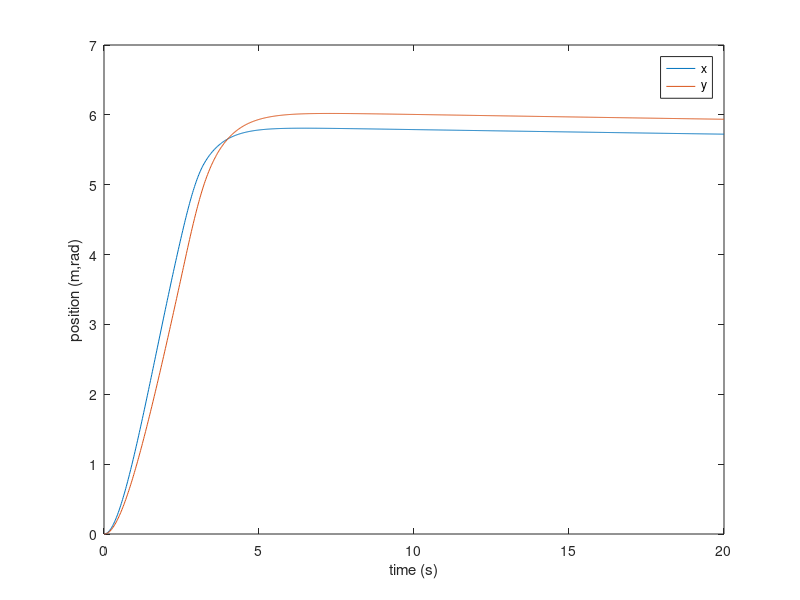

Reproduce this figure in MATLAB.
%% Question 3
% % 
clc
clear all

dt=0.02;
t_final=20;
t=0:dt:t_final;

n=3; %num states
m=3;%num measurements

rR=0.195; %COM to wheel distance
M=3.4; %mass of the robot
IR=0.056282655290730/255; %robot moment of inertia

A=[-1.391610614393775 0 0; 0 -1.238717062996583 0; 0 0 -12.0207583];
B=[-2.388489077178453e-02/M 0 2.388489077178453e-02/M 0;
    0 1.748276576052384e-02/M 0 -1.748276576052384e-02/M;
    rR/IR rR/IR rR/IR rR/IR];
C=eye(3);

x=zeros(n,length(t));
xdot=zeros(n,length(t));
xddot=zeros(n,length(t));
z=zeros(n,length(t));

Kp=[-200,0,50;0,200,50;200,0,50;0,-200,50]; % THESE BETTER HAVE NEGATIVE EIGSSSS
Kd=[0,0,0;0,0,0;0,0,0;0,0,0];

%create some random points
randominput = rand(3,20)*6-3;

for k=1:length(t)-1
    %simulate system
    %xd = randominput(:,int8(k*dt/5)+1);
    dx = [5;5;0];
    dxdot=[0;0;0];
    dxddot=[0;0;0];
    
    x(:,k)
    u=Kd*(dxdot-xdot(:,k))+Kp*(dx-x(:,k)); %calculate controller based on position/velocity
    if(max(abs(u))>255) %normalize controller
        u=u/max(abs(u))*255
    end
    %u=[-255;255;255;-255];
    

    xddot(:,k+1)=A*xdot(:,k)+B*u; %calculate new acceleration
    xdot(:,k+1) = xdot(:,k)+xddot(:,k)*dt; %calculate new velocity
    x(:,k+1) = x(:,k)+xdot(:,k+1)*dt; %calculate new position
    
    
    z(:,k+1)=C*xdot(:,k+1); %measure the velocity
    
end

figure
plot(t,x(1,:),t,x(2,:));
legend('x','y')
xlabel('time (s)')
ylabel('position (m,rad)')
